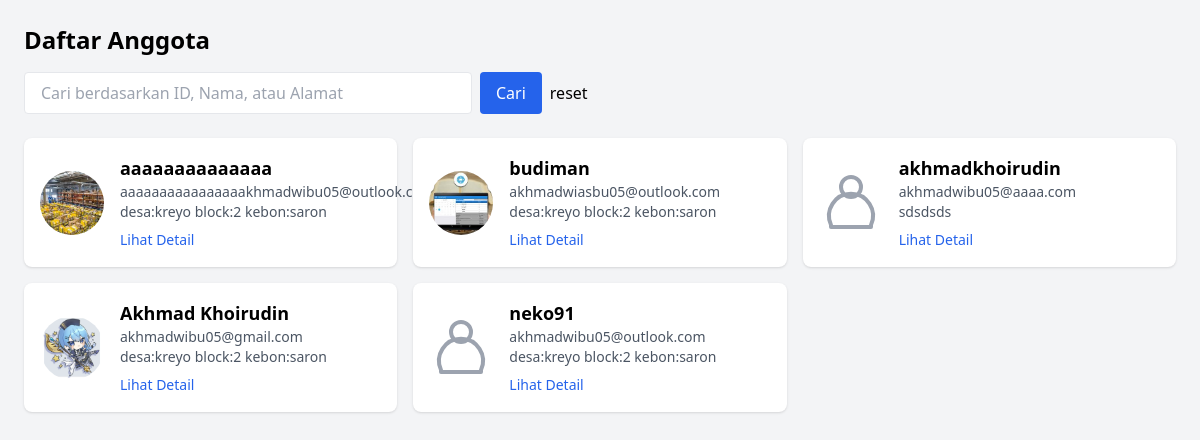
/users/list.php, run on the app's committed database.
### tables this page shows
CREATE TABLE `anggota` (
  `id_anggota` int(11) NOT NULL,
  `nama` varchar(100) NOT NULL,
  `jenis_kelamin` enum('laki-laki','perempuan','','') NOT NULL,
  `tgl_lahir` date DEFAULT NULL,
  `tempat_lahir` varchar(50) NOT NULL,
  `alamat` text NOT NULL,
  `telepon` varchar(15) NOT NULL,
  `email` varchar(100) DEFAULT NULL,
  `status` enum('aktif','tidak aktif') DEFAULT 'aktif',
  `username` varchar(50) DEFAULT NULL,
  `password` text DEFAULT NULL,
  `role` enum('user','admin') NOT NULL DEFAULT 'user',
  `foto` varchar(255) DEFAULT NULL,
  `kk` text DEFAULT NULL,
  `ktp` text DEFAULT NULL,
  `NPWP` int(20) NOT NULL
);

### users/list.php (the view, shortened to what this page needs)
<?php
include '../config.php';
$cari = isset($_GET['cari']) ? trim($_GET['cari']) : '';
if (!empty($cari)) {
    $cari_escaped = mysqli_real_escape_string($conn, $cari);
    $sql = "SELECT * FROM anggota
            WHERE id_anggota LIKE '%$cari_escaped%'
            OR nama LIKE '%$cari_escaped%'
            OR alamat LIKE '%$cari_escaped%'
            ORDER BY id_anggota DESC";
} else {
    $sql = "SELECT * FROM anggota ORDER BY id_anggota DESC";
}
$result = mysqli_query($conn, $sql);
?>
<!DOCTYPE html>
<html lang="id">
<head>
  <script src="https://cdn.tailwindcss.com"></script>
</head>
<body class="bg-gray-100 p-6">
  <h1 class="text-2xl font-bold mb-4">Daftar Anggota</h1>
    <form method="GET" class="mb-6 flex gap-2">
    <input type="text" name="cari" placeholder="Cari berdasarkan ID, Nama, atau Alamat"
        value="<?= isset($_GET['cari']) ? htmlspecialchars($_GET['cari']) : '' ?>"
        class="px-4 py-2 border rounded w-full max-w-md" />
    <button type="submit" class="bg-blue-600 text-white px-4 py-2 rounded hover:bg-blue-700">Cari</button>
    <button type="reset">reset</button>
    </form>
  <div class="grid grid-cols-1 md:grid-cols-2 lg:grid-cols-3 gap-4">
    <?php while($row = mysqli_fetch_assoc($result)): ?>
      <div class="bg-white rounded-lg shadow p-4">
        <div class="flex items-center space-x-4">
          <?php if (!empty($row['foto']) && file_exists('../upload/foto/' . $row['foto'])): ?>
            <img src="../upload/foto/<?= $row['foto'] ?>" alt="foto" class="w-16 h-16 rounded-full object-cover">
          <?php else: ?>
            <svg class="w-16 h-16 text-gray-400" fill="none" stroke="currentColor" stroke-width="1.5" viewBox="0 0 24 24">
              <path stroke-linecap="round" stroke-linejoin="round" d="M15.75 6a3.75 3.75 0 11-7.5 0 3.75 3.75 0 017.5 0zM4.5 20.25a8.25 8.25 0 1115 0v.75H4.5v-.75z"/>
            </svg>
          <?php endif; ?>
          <div>
            <h3 class="text-lg font-semibold"><?= htmlspecialchars($row['nama']) ?></h3>
            <p class="text-sm text-gray-600"><?= htmlspecialchars($row['email']) ?></p>
            <p class="text-sm text-gray-600"><?= htmlspecialchars($row['alamat']) ?></p>
            <button onclick="showDetail(<?= $row['id_anggota'] ?>)" class="mt-2 text-blue-600 hover:underline text-sm">Lihat Detail</button>
          </div>
        </div>
      </div>
    <?php endwhile; ?>
  </div>
</body>
</html>

### data on the page
anggota: foto (picture), nama "aaaaaaaaaaaaaa", email "aaaaaaaaaaaaaaaakhmadwibu05@outlook.com", alamat "desa:kreyo block:2 kebon:saron"
anggota: foto (picture), nama "budiman", email "akhmadwiasbu05@outlook.com", alamat "desa:kreyo block:2 kebon:saron"
anggota: nama "akhmadkhoirudin", email "akhmadwibu05@aaaa.com", alamat "sdsdsds"
anggota: foto (picture), nama "Akhmad Khoirudin", email "akhmadwibu05@gmail.com", alamat "desa:kreyo block:2 kebon:saron"
anggota: nama "neko91", email "akhmadwibu05@outlook.com", alamat "desa:kreyo block:2 kebon:saron"
